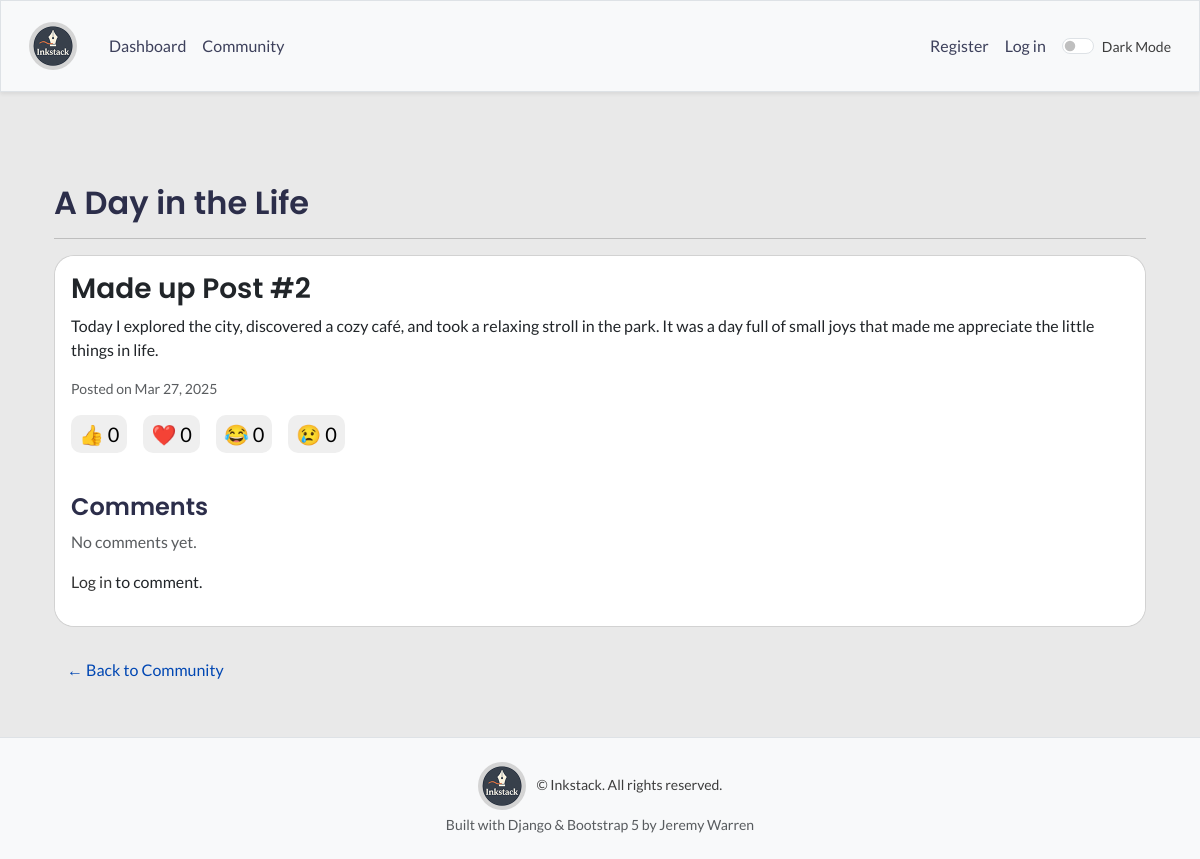
The app's page /community/blog/2/, older data.
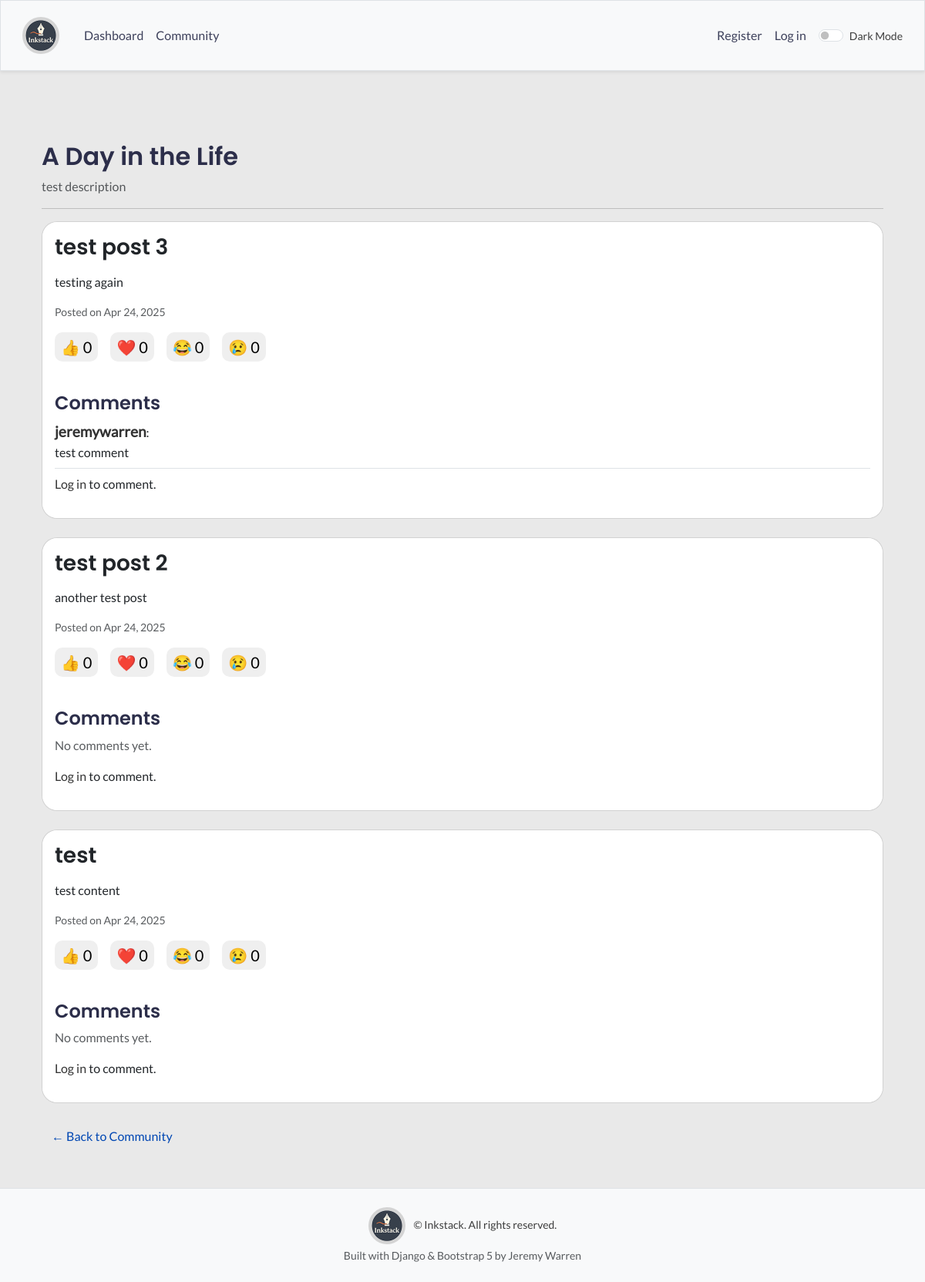
The same page, newer data.
### blogs/models.py (models this page shows, shortened)
class Blog(models.Model):
    owner = models.ForeignKey(User, on_delete=models.CASCADE)
    title = models.CharField(max_length=200)
    description = models.TextField(blank=True)
    created_at = models.DateTimeField(auto_now_add=True)

class Post(models.Model):
    blog = models.ForeignKey(Blog, on_delete=models.CASCADE, related_name="posts")
    title = models.CharField(max_length=200)
    content = models.TextField(blank=True)
    is_public = models.BooleanField(default=True)
    created_at = models.DateTimeField(auto_now_add=True)
    updated_at = models.DateTimeField(auto_now=True)
    tags = TaggableManager(blank=True)
    likes = models.PositiveIntegerField(default=0)
    loves = models.PositiveIntegerField(default=0)
    laughs = models.PositiveIntegerField(default=0)
    sads = models.PositiveIntegerField(default=0)

class Comment(models.Model):
    post = models.ForeignKey("Post", on_delete=models.CASCADE, related_name="comments")
    user = models.ForeignKey(User, on_delete=models.CASCADE)
    content = models.TextField()
    created_at = models.DateTimeField(auto_now_add=True)
    class Meta:
        ordering = ["-created_at"]

### blogs/views.py (the view, shortened to what this page needs)
@csrf_protect
def public_blog_detail(request, blog_id):
    blog = get_object_or_404(Blog, id=blog_id)
    posts = Post.objects.filter(blog=blog, is_public=True).order_by("-created_at")
    comment_form = CommentForm()
    return render(
        request,
        "blogs/public_blog_detail.html",
        {
            "blog": blog,
            "posts": posts,
            "form": comment_form,
        },
    )

### blogs/forms.py
class CommentForm(forms.ModelForm):
    class Meta:
        model = Comment
        fields = ["content"]
        widgets = {
            "content": forms.Textarea(
                attrs={
                    "class": "form-control",
                    "rows": 3,
                    "placeholder": "Write a comment...",
                }
            )
        }

### blogs/templates/blogs/public_blog_detail.html (shortened to what this page needs)
{% extends 'blogs/base.html' %}
{% load django_bootstrap5 %}
{% block content %}
<div class="container mt-5">
  <h2 class="mb-2">{{ blog.title }}</h2>
  {% if blog.description %}
  <p class="text-muted">{{ blog.description }}</p>
  {% endif %}
  <hr>
  {% for post in posts %}
  <div class="card mb-4">
    <div class="card-body">
      <h3 class="card-title">{{ post.title }}</h3>
      <p class="card-text">{{ post.content|safe }}</p>
      <p class="text-muted small">Posted on {{ post.created_at|date:"M d, Y" }}</p>
      <div class="d-flex gap-3 mt-3 reaction-buttons" data-post-id="{{ post.id }}">
        <button class="btn-emoji" data-post-id="{{ post.id }}" data-reaction="like">👍
          <span>{{ post.likes }}</span></button>
        <button class="btn-emoji" data-post-id="{{ post.id }}" data-reaction="love">❤️
          <span>{{ post.loves }}</span></button>
        <button class="btn-emoji" data-post-id="{{ post.id }}" data-reaction="laugh">😂
          <span>{{ post.laughs }}</span></button>
        <button class="btn-emoji" data-post-id="{{ post.id }}" data-reaction="sad">😢
          <span>{{ post.sads }}</span></button>
      </div>
      <div class="mt-4">
        <h4>Comments</h4>
        {% for comment in post.comments.all %}
        <div class="mb-2 border-bottom pb-2">
          <p class="mb-0"><strong>{{ comment.user.username|default:"Guest" }}</strong>:</p>
          <p class="mb-0">{{ comment.content }}</p>
        </div>
        {% empty %}
        <p class="text-muted">No comments yet.</p>
        {% endfor %}
      </div>
      {% if user.is_authenticated %}
      <form method="post" class="mt-3">
        {% csrf_token %}
        <input type="hidden" name="post_id" value="{{ post.id }}">
        <div class="mb-3">
          <label for="{{ form.content.id_for_label }}" class="form-label visually-hidden">Comment</label>
          {{ form.content }}
        </div>
        <button type="submit" class="btn btn-sm btn-primary">Leave Comment</button>
      </form>
      {% else %}
      <p><a href="{% url 'accounts:login' %}?next={{ request.path }}">Log in</a> to comment.</p>
      {% endif %}
    </div>
  </div>
  {% empty %}
  <p>No public posts in this blog.</p>
  {% endfor %}
  <a href="{% url 'blogs:community' %}" class="btn btn-link mb-3">&larr; Back to Community</a>
</div>
{% endblock %}

### blogs/templates/blogs/base.html (shortened to what this page needs)
<!DOCTYPE html>
<html lang="en">
  <head>
    {% load static %}
    {% load django_bootstrap5 %}
    {% bootstrap_css %}
    <link rel="stylesheet" href="{% static 'blogs/css/custom.css' %}?v=1.2">
    <link rel="stylesheet" href="{% static 'blogs/css/aos.css' %}">
  </head>
  <body class="d-flex flex-column min-vh-100 pt-5">
    <nav class="navbar navbar-expand-md navbar-light bg-light border fixed-top shadow-sm">
      <div class="container-fluid">
        <a class="navbar-brand d-flex align-items-center" href="{% url 'blogs:index' %}">
          <img src="{% static 'blogs/img/inkstack-logo-light.png' %}" alt="Inkstack Logo" class="logo-img me-2">
        </a>
        <div class="collapse navbar-collapse" id="navbarCollapse">
          <ul class="navbar-nav me-auto mb-2 mb-md-0">
            <li class="nav-item">
              <a class="nav-link" href="{% url 'blogs:index' %}">Dashboard</a>
            </li>
            <li class="nav-item">
              <a class="nav-link" href="{% url 'blogs:community' %}">Community</a>
            </li>
          </ul>
          <ul class="navbar-nav ms-auto mb-2 mb-md-0">
            {% if user.is_authenticated %}
            <li class="nav-item dropdown">
              <a class="nav-link dropdown-toggle d-flex align-items-center" href="#" id="profileDropdown" role="button"
                data-bs-toggle="dropdown" aria-expanded="false">
                <img src="{{ user.profile.get_avatar_url }}" class="rounded-circle me-2" width="40" height="40"
                  alt="Avatar">
              </a>
              <ul class="dropdown-menu dropdown-menu-end" aria-labelledby="profileDropdown">
                <li><a class="dropdown-item" href="{% url 'blogs:new_blog' %}">📝 New Blog</a></li>
                <li><a class="dropdown-item" href="{% url 'accounts:update_avatar' %}">🖼️ Change Avatar</a></li>
                <li>
                  <hr class="dropdown-divider">
                </li>
                <li><a class="dropdown-item" href="{% url 'accounts:profile_detail' user.username %}">👤 My Profile</a>
                </li>
                <li>
                  <form id="logout-form" action="{% url 'accounts:logout' %}" method="post">
                    {% csrf_token %}
                    <button type="submit" class="dropdown-item text-danger">🚪 Log Out</button>
                  </form>
                </li>
              </ul>
            </li>
            {% else %}
            <li class="nav-item">
              <a class="nav-link" href="{% url 'accounts:register' %}">Register</a>
            </li>
            <li class="nav-item">
              <a class="nav-link" href="{% url 'accounts:login' %}">Log in</a>
            </li>
            {% endif %}
            <li class="nav-item d-flex align-items-center ms-2">
              <div class="form-check form-switch mb-0">
                <input class="form-check-input" type="checkbox" id="darkModeToggle">
                <label class="form-check-label small" for="darkModeToggle">Dark Mode</label>
              </div>
            </li>
          </ul>
        </div>
      </div>
    </nav>
    <main class="container flex-grow-1 pt-navbar">
      <div class="pb-2 mb-4">
      </div>
      {% block content %}{% endblock content %}
    </main>
    <footer class="bg-light border-top text-center py-4">
      <div class="container">
        <p class="mb-1"><img src="{% static 'blogs/img/inkstack-logo-light.png' %}" alt="Inkstack Logo"
            class="logo-img me-2"> © {{ now|date:"Y" }} Inkstack. All rights reserved.</p>
        <p class="small text-muted">Built with Django & Bootstrap 5 by Jeremy Warren</p>
      </div>
    </footer>
  </body>
</html>

### blogs/static/blogs/css/custom.css (style rules this page uses)
* { box-sizing: border-box; }
body { background-color: #e9e9e9; color: #3d3d3d; font-family: "Lato", sans-serif; transition: background-color 0.3s ease, color 0.3s ease; }
h1, h2, h3, h4, h5, h6, .navbar-brand { font-family: "Poppins", sans-serif; color: #2c2e4a; }
.navbar, footer { background-color: #f9f3d9; }
.navbar { padding: 1rem; box-shadow: 0 13px -19px rgba(0, 0, 0, 0.3); }
.navbar .nav-link { color: #3d405b; }
footer p { margin: 0; font-size: 0.875rem; }
main { margin-bottom: 2rem; margin-top: 80px; }
.logo-img { border-radius: 50%; height: 48px; width: auto; }
.btn-link { color: #0047b3; text-decoration: none; }
.card, .card-body { background-color: #fff; border-radius: 20px; }
a { color: #333; text-decoration: none; }
strong { font-weight: 900; color: #333; font-size: 1.2rem; }
.text-muted { color: #888; }
.btn-emoji { border: none; border-radius: 10px; font-size: 1.25rem; padding: 0.25rem 0.5rem; transition: transform 0.1s ease; margin-bottom: 1rem; }

Row changes from the older to the newer data that the page shows:
removed Post: title "Made up Post #2", content "Today I explored the city, discovered a cozy café, and took a relaxing stroll in the park. It was a day full of small joys that made me appreciate the little things in life.", created_at "Mar 27, 2025", likes "0", loves "0", laughs "0", sads "0"
changed Blog "A Day in the Life": description (not shown) → "test description"
added Post: title "test post 3", content "testing again", created_at "Apr 24, 2025", likes "0", loves "0", laughs "0", sads "0"
added Comment: user.username "jeremywarren", content "test comment"
added Post: title "test post 2", content "another test post", created_at "Apr 24, 2025", likes "0", loves "0", laughs "0", sads "0"
added Post: title "test", content "test content", created_at "Apr 24, 2025", likes "0", loves "0", laughs "0", sads "0"
